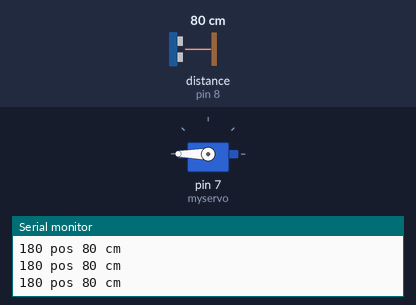
This sketch was run on a simulated Arduino Uno, built with avr-gcc and run on an emulated ATmega328P. On the bench: servo, the last lines printed to the serial monitor. Wiring (inferred from the names in the program): ultrasonic range finder: trigger pin 9; echo pin 8. The test bench sets the inputs (shaded band); at power-on: distance to the obstacle (sensor on pin 8) 80 cm. The echo pulse lasts 58.3 µs per cm.

Above: at 4.2 s.
4.3 s: distance to the obstacle (sensor on pin 8) set to 43 cm
5.8 s: distance to the obstacle (sensor on pin 8) set to 37 cm
At 6.7 s:
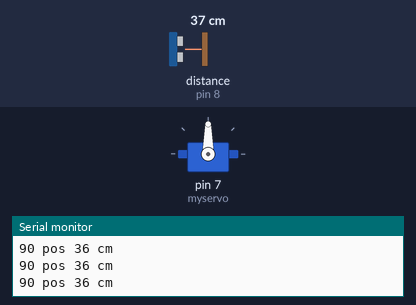
7.4 s: distance to the obstacle (sensor on pin 8) set to 60 cm
At 8.0 s:
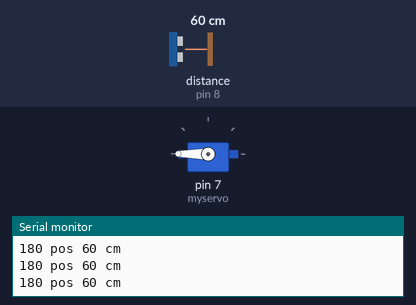
Timing chart, 0 to 10.0 s (numbered marks = the images above; inputs shaded):
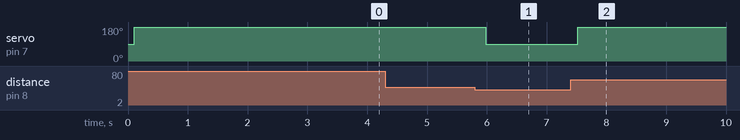

Measured:
- the behaviour switches between 41 and 40 cm on distance to the obstacle (sensor on pin 8) (found by bisection; images 0 and 1)
- after the input at 5.8 s, servo on pin 7 (myservo): 180° → 90° after 0.19 s
- after the input at 7.4 s, servo on pin 7 (myservo): 90° → 180° after 0.12 s

The sketch:

code.ino
```cpp
#include <Servo.h>

Servo myservo;

int pos = 0;
const int pingPin = 9; // Trigger Pin of Ultrasonic Sensor
const int echoPin = 8; // Echo Pin of Ultrasonic Sensor

void setup()
{
  myservo.attach(7);

  pinMode(pingPin, OUTPUT);
  pinMode(echoPin, INPUT);

  Serial.begin(9600);

}

void loop()
{
  int cm = 0;

  cm = sensor_front();

  if( cm < 40 )
  {
    pos = 90;
    //delay(3000);
  }
  else
  {
    pos = 180;

    //delay(3000);
  }

  myservo.write(pos);
  delay(15);

}


int sensor_front()
{
   long duration,cm;

   digitalWrite(pingPin, LOW);
   delayMicroseconds(2);

   digitalWrite(pingPin, HIGH);
   delayMicroseconds(10);
   digitalWrite(pingPin, LOW);

   duration = pulseIn(echoPin, HIGH);
   //Serial.print(duration);
   cm = duration / 29 / 2;
   Serial.print(pos);
   Serial.print(" pos ");
   Serial.print(cm);
   Serial.print(" cm ");
   Serial.println();
   delay(100);
   return cm;
}
```
